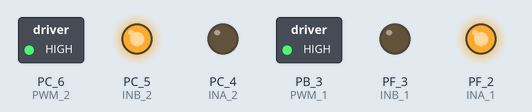
Simulated run of this sketch. Board: TI Tiva C LaunchPad. On the bench: switched loads named in the sketch (green lamp = pin HIGH), output pins drawn as LEDs (lit = HIGH).

Above: at 2.5 s.
At 8.5 s:
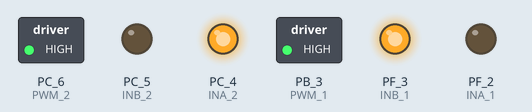
At 14.5 s:
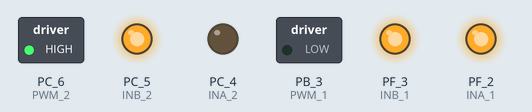
At 20.5 s:
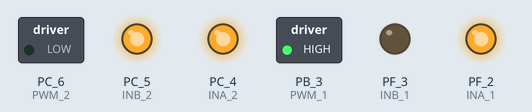
At 29.5 s:
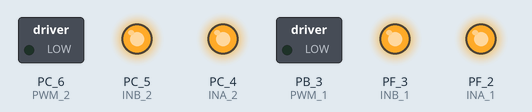
Timing chart, 0 to 31.2 s (numbered marks = the images above):
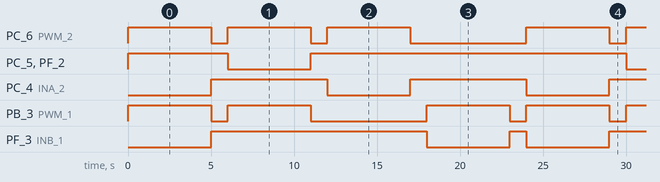

The sketch:

motor_test.ino
```cpp
///Left Motor  Pins
#define INA_1 PF_2
#define INB_1 PF_3
#define PWM_1 PB_3

///Right Motor Pins
#define INA_2 PC_4
#define INB_2 PC_5
#define PWM_2 PC_6

void move_forward()
{
  ///Setting CW rotation to and Left Motor  and CCW to Right Motor
  ///Left Motor
  digitalWrite(INA_1,HIGH);
  digitalWrite(INB_1,LOW);
  analogWrite(PWM_1,255);
  ///Right Motor
  digitalWrite(INA_2,LOW);
  digitalWrite(INB_2,HIGH);
  analogWrite(PWM_2,255);

}

void move_left()
{
    ///Left Motor
  digitalWrite(INA_1,HIGH);
  digitalWrite(INB_1,HIGH);
  analogWrite(PWM_1,0);
  ///Right Motor
  digitalWrite(INA_2,LOW);
  digitalWrite(INB_2,HIGH);
  analogWrite(PWM_2,255);


}

void move_right()
{
      ///Left Motor
  digitalWrite(INA_1,HIGH);
  digitalWrite(INB_1,LOW);
  analogWrite(PWM_1,255);
  ///Right Motor
  digitalWrite(INA_2,HIGH);
  digitalWrite(INB_2,HIGH);
  analogWrite(PWM_2,0);
}

void stop()
{
  ///Left Motor
  digitalWrite(INA_1,HIGH);
  digitalWrite(INB_1,HIGH);
  analogWrite(PWM_1,0);
  ///Right Motor
  digitalWrite(INA_2,HIGH);
  digitalWrite(INB_2,HIGH);
  analogWrite(PWM_2,0);
}

void move_backward()

{
   ///Left Motor
  digitalWrite(INA_1,LOW);
  digitalWrite(INB_1,HIGH);
  analogWrite(PWM_1,255);
  ///Right Motor
  digitalWrite(INA_2,HIGH);
  digitalWrite(INB_2,LOW);
  analogWrite(PWM_2,255);
}
void setup()
{
   ///Setting Left Motor pin as OUTPUT
   pinMode(INA_1,OUTPUT);
   pinMode(INB_1,OUTPUT);
   pinMode(PWM_1,OUTPUT);

   ///Setting Right Motor pin as OUTPUT
   pinMode(INA_2,OUTPUT);
   pinMode(INB_2,OUTPUT);
   pinMode(PWM_2,OUTPUT);
}
void loop()
{

  ///Move forward for 5 sec
  move_forward();
  delay(5000);
  ///Stop for 1 sec
  stop();
  delay(1000);
  ///Move backward for 5 sec
  move_backward();
  delay(5000);
  ///Stop for 1 sec
  stop();
  delay(1000);
  ///Move left for 5 sec
  move_left();
  delay(5000);
  ///Stop for 1 sec
  stop();
  delay(1000);
  ///Move right for 5 sec
  move_right();
  delay(5000);
  ///Stop for 1 sec
  stop();
  delay(1000);

}
```

Measured:
- by itself, PC_6 (PWM_2): repeats every 24.0 s: 2 × (LOW 1.0 s, HIGH 5.0 s), LOW 7.0 s, HIGH 5.0 s
- by itself, PC_5 (INB_2), PF_2 (INA_1): repeats every 24.0 s: LOW 5.0 s, HIGH 19.0 s
- by itself, PC_4 (INA_2): alternates HIGH for 7.0 s and LOW for 5.0 s
- by itself, PB_3 (PWM_1): repeats every 24.0 s: LOW 1.0 s, HIGH 5.0 s, LOW 7.0 s, HIGH 5.0 s, LOW 1.0 s, HIGH 5.0 s
- by itself, PF_3 (INB_1): repeats every 24.0 s: LOW 5.0 s, HIGH 1.0 s, LOW 5.0 s, HIGH 13.0 s
